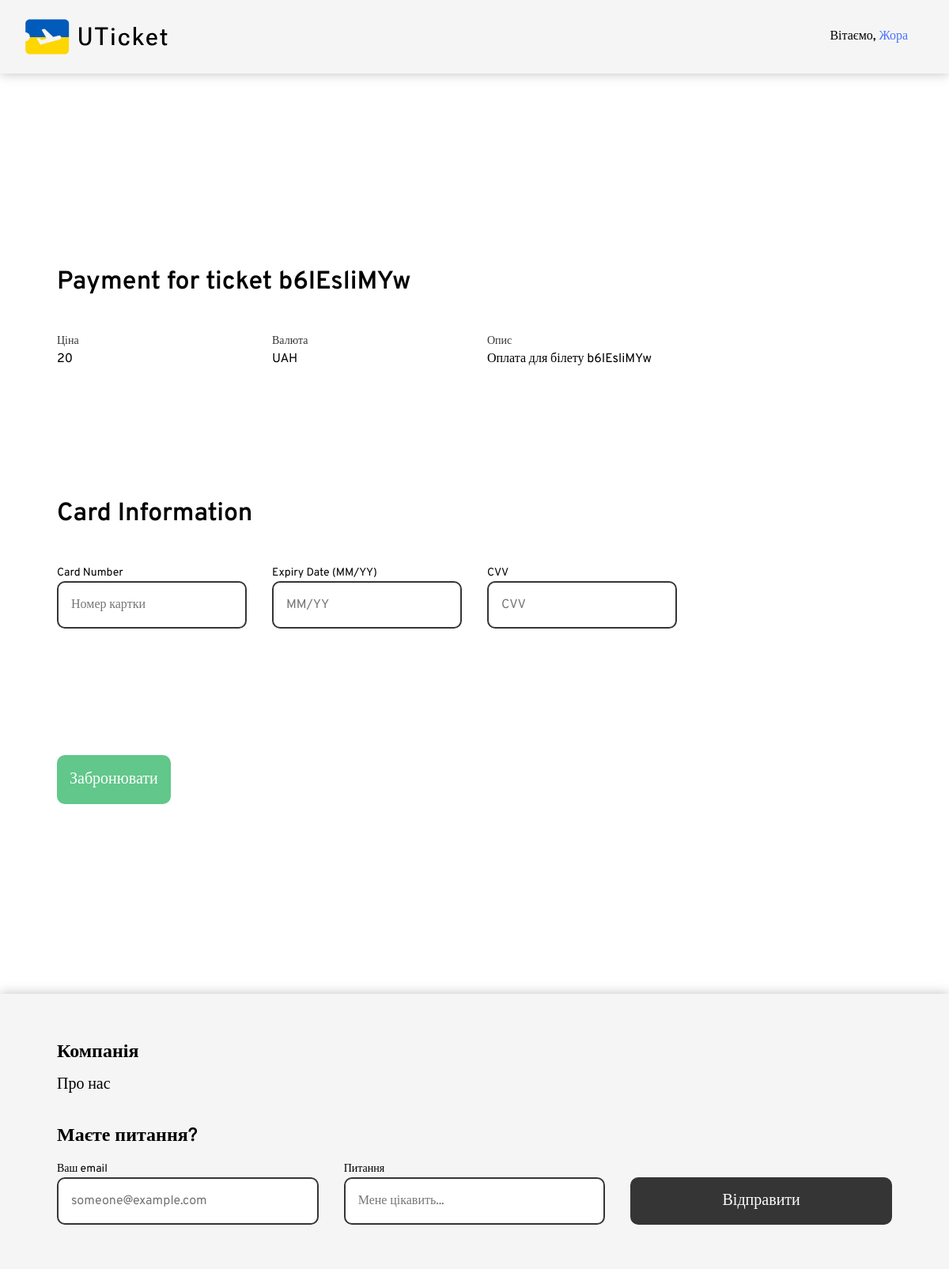
/process_payment/2/ (signed in), run on the app's committed database.
### UTicket/models.py (models this page shows, shortened)
class NewUser(AbstractUser):
    username = None
    ''' Add email field as unique identifiers
    for authentication instead of usernames '''
    email = models.EmailField(__("email address"), unique=True)
    objects = CustomUserManager()
    USERNAME_FIELD = "email"
    REQUIRED_FIELDS = []

class Tickets(models.Model):
    city_of_departure = models.CharField(max_length=40)
    city_destination = models.CharField(max_length=40)
    departure_date = models.DateField()
    return_date = models.DateField(blank=True, null=True)
    plane_class = models.CharField(max_length=30)
    flight_departure = models.CharField(max_length=40)
    plane_place = models.CharField(max_length=30)
    first_name = models.CharField(max_length=40)
    second_name = models.CharField(max_length=40)
    date_of_birth = models.CharField(max_length=10)
    phone_number = models.CharField(max_length=20)
    ticket_number = models.CharField(max_length=10, unique=True, default=generate_short_ticket_id)
    email = models.ForeignKey(NewUser, on_delete=models.CASCADE)
    price = models.CharField(max_length=10)
    date = models.DateTimeField(auto_now_add=True)

### UTicket/views.py (the view)
# urls.py: path('process_payment/<int:ticket_id>/', views.process_payment, name='process_payment'),
@login_required(login_url='login_view')
def process_payment(request, ticket_id):
    ticket = get_object_or_404(Tickets, id=ticket_id)
    if request.method == "POST":
        form = PaymentForm(request.POST)
        if form.is_valid():
            payment = form.save(commit=False)
            payment.ticket = ticket
            payment.price = ticket.price
            payment.save()
            return redirect('payment_done', token=payment.token)
        else:
            print("Form is not valid")
            print(form.errors)
    else:
        form = PaymentForm(initial={
            'price': ticket.price,
            'currency': 'UAH',
            'description': f'Оплата для білету {ticket.ticket_number}',
        })
    return render(request, 'payment.html', {'form': form, 'ticket': ticket})

### UTicket/forms.py
class PaymentForm(forms.ModelForm):
    class Meta:
        model = Payment
        fields = ['price', 'currency', 'description']
    def __init__(self, *args, **kwargs):
        super(PaymentForm, self).__init__(*args, **kwargs)
        for field in self.fields.values():
            field.widget.attrs['readonly'] = 'readonly'

### UTicket/templates/payment.html (shortened to what this page needs)
{% extends 'base.html' %}
{% load static %}
{% block content %}
<section class="booking section">
    <form method="post" action="">
        <div class="form-chapter">
            <h1 class="chapter__title">Payment for ticket {{ ticket.ticket_number }}</h1>
            <div class="chapter__fields grid grid-template-columns-4">
                <div class="field chapter__field grid-field" tabindex="-1">
                    <p class="field-title">Ціна</p>
                    <p class="field-value">{{ form.price.value }}</p>
                </div>
                <div class="field chapter__field grid-field" tabindex="-1">
                    <p class="field-title">Валюта</p>
                    <p class="field-value">{{ form.currency.value }}</p>
                </div>
                <div class="field chapter__field grid-field" tabindex="-1">
                    <p class="field-title">Опис</p>
                    <p class="field-value">{{ form.description.value }}</p>
                </div>
            </div>
        </div>
        <div class="form-chapter">
            <h2 class="chapter__title">Card Information</h2>
            <div class="chapter__fields grid grid-template-columns-4">
                <div class="field chapter__field grid-field" tabindex="-1">
                    <p class="field__title"><label for="id_card_number">Card Number</label></p>
                    <input type="text" class="chapter__input input__container" placeholder="Номер картки" name="card_number" id="id_card_number">
                </div>
                <div class="field chapter__field grid-field" tabindex="-1">
                    <p class="field__title"><label for="id_card_expiry">Expiry Date (MM/YY)</label></p>
                    <input type="text" class="chapter__input input__container" placeholder="MM/YY" name="card_expiry" id="id_card_expiry">
                </div>
                <div class="field chapter__field grid-field" tabindex="-1">
                    <p class="field__title"><label for="id_card_cvv">CVV</label></p>
                    <input type="text" class="chapter__input input__container" placeholder="CVV" name="card_cvv" id="id_card_cvv">
                </div>
            </div>
        </div>
        <button class="form__submit button-fill button-green input__container" type="submit">Забронювати</button>
    </form>
</section>
{% endblock %}

### UTicket/templates/base.html (shortened to what this page needs)
<!DOCTYPE html>
<html lang="en">
<head>
   {% load static %}
   <link rel="stylesheet" href="{% static 'css/styles.css' %}">
   <link href="https://cdn.jsdelivr.net/npm/remixicon@3.5.0/fonts/remixicon.css" rel="stylesheet">
</head>
<body>
   <header class="header">
      <div class="header__container flex">
         <div class="header__logo">
            <a href="{% url 'index' %}">
               <img src="{% static 'imgs/logo.svg' %}" alt="">
            </a>
         </div>
         <nav class="header__menu">
            <ul class="menu__list flex" id="menu">
               {% if not request.user.is_authenticated %}
               <li class="menu__item">
                  <a href="{% url 'login_view' %}" class="menu__link input__container" id="login-trigger">Увійти</a>
               </li>
               <li class="menu__item">
                  <a href="{% url 'signup' %}" class="menu__link input__container"
                     id="signup-trigger">Зареєструватися</a>
               </li>
               {% elif request.user.is_authenticated %}
               <li class="menu__item">
                  <button class="menu__link input__container">Вітаємо, <span style="color: var(--clr-blue);">{{ request.user.first_name }}</span></button>
               </li>
               {% endif %}
            </ul>
         </nav>
      </div>
   </header>
   <main class="main">
      <div class="wrapper">
         {% block content %}
         {% endblock %}
      </div>
   </main>
   <footer class="footer">
      <div class="wrapper">
         <div class="footer__container">
            <nav class="footer__data grid grid-template-columns-3">
               <ul class="footer__links">
                  <h3 class="list__title">Компанія</h3>
                  <li>
                     <a href="" class="footer__link">Про нас</a>
                  </li>
               </ul>
            </nav>
            <form action="" class="footer__form">
               <h3 class="list__title">Маєте питання?</h3>
               <div class="footer__form__fields grid grid-template-columns-3">
                  <div class="form__field">
                     <p class="field__title">Ваш email</p>
                     <input type="text" class="input__container form__input" placeholder="someone@example.com">
                  </div>
                  <div class="form__field">
                     <p class="field__title">Питання</p>
                     <input type="text" class="input__container form__input" placeholder="Мене цікавить...">
                  </div>
                  <div class="form__field footer__submit">
                     <input type="submit" class=" input__container button-fill button-black form__button"
                        value="Відправити">
                  </div>
               </div>
            </form>
         </div>
      </div>
   </footer>
</body>
</html>

### data on the page
NewUser: user.first_name "Жора"
Tickets: ticket_number "b6IEsliMYw", price.value "20"
